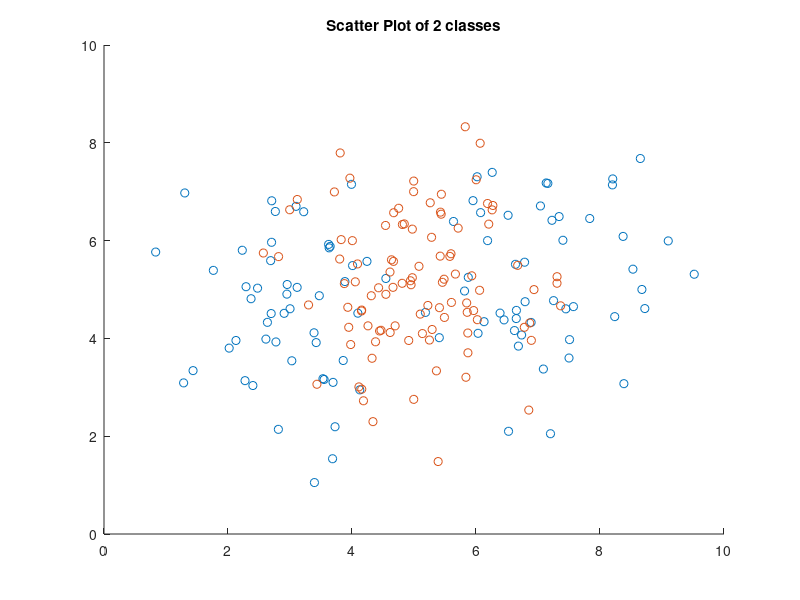

Write the MATLAB code that produced this figure. (Note: this script raises an error after producing the figure.)
clc;
clear;
close all;

% Load dataz
load1 = load('data_lvq_A.mat');
load2 = load('data_lvq_B.mat');

%Convert to matrix
data1mat = cell2mat(struct2cell(load1));
data2mat = cell2mat(struct2cell(load2));

% Add labels
class1 = zeros(200,1);
class2 = ones(200,1);

% Join data
fullData = [data1mat; data2mat];

numberOfClasses = 2;

% Scatter plot
figure
scatter(data1mat(:,1), data1mat(:,2));
hold on
scatter(data2mat(:,1), data2mat(:,2));
title('Scatter Plot of 2 classes');
hold on

% Class labels
class_labels = floor( (0:length(fullData)-1) * numberOfClasses / length(fullData) );

% Calculate the class conditional means and fullData mean
class1mean = mean(data1mat);
class2mean = mean(data2mat);
fullDataMean = mean(fullData);

%Prepare prototypes for question 1 - 4
prototype1 = class1mean + randn(size(class1mean));
prototype2 = class1mean + randn(size(class1mean));
prototype3 = class2mean + randn(size(class2mean));

% Vectorize
prototypes = [prototype1 0; prototype2 0; prototype3 1];

%Plot for question 4
myLVQ1(fullData,prototypes,class_labels,0.01,1);
legend('Class 1','Class 2','Prototype 1','Prototype 2','Prototype 3')

figure
myLVQ1(fullData,prototypes,class_labels,0.01,2);
title('Number of Epochs vs Error');


%Prepare prototypes lists question 5 - 7
%Init prototypes lists for plotting 4 different combinations of prototype per class
prototype_1to1 = [class1mean + randn(size(class1mean)) 0;class2mean + randn(size(class2mean)) 1];
prototype_1to2 = [fullDataMean + randn(size(fullDataMean)) 1];
prototype_2to1 = [class1mean + randn(size(class1mean)) 0;class1mean + randn(size(class1mean)) 0;class2mean + randn(size(class2mean)) 1;class2mean + randn(size(class2mean)) 1];
prototype_2to2 = [class1mean + randn(size(class1mean)) 0;class2mean + randn(size(class2mean)) 1];


%Scatter plot the result of 4 combinations of prototypes for question 6
figure
subplot(2,2,1)
scatter(data1mat(:,1), data1mat(:,2));
hold on
scatter(data2mat(:,1), data2mat(:,2));
title('Scatter Plot of 1to1');
hold on
myLVQ1(fullData,prototype_1to1,class_labels,0.01,1);
legend('Class 1','Class 2','Prototype 1','Prototype 2')

subplot(2,2,2)
scatter(data1mat(:,1), data1mat(:,2));
hold on
scatter(data2mat(:,1), data2mat(:,2));
title('Scatter Plot of 1to2');
hold on
myLVQ1(fullData,prototype_1to2,class_labels,0.01,1,200);
legend('Class 1','Class 2','Prototype 1')

subplot(2,2,3)
scatter(data1mat(:,1), data1mat(:,2));
hold on
scatter(data2mat(:,1), data2mat(:,2));
title('Scatter Plot of 2to1');
hold on
myLVQ1(fullData,prototype_2to1,class_labels,0.01,1);
legend('Class 1','Class 2','Prototype 1','Prototype 2','Prototype 3','Prototype 4')

subplot(2,2,4)
scatter(data1mat(:,1), data1mat(:,2));
hold on
scatter(data2mat(:,1), data2mat(:,2));
title('Scatter Plot of 2to2');
hold on
myLVQ1(fullData,prototype_2to2,class_labels,0.01,1);
legend('Class 1','Class 2','Prototype 1','Prototype 2')

%Error plot the result of 4 combinations of prototypes for question 5
figure
subplot(2,2,1)
title('Number of Epochs vs Error - 1to1');
hold on
myLVQ1(fullData,prototype_1to1,class_labels,0.01,2);

subplot(2,2,2)
title('Number of Epochs vs Error - 1to2');
hold on
myLVQ1(fullData,prototype_1to2,class_labels,0.01,2,200);

subplot(2,2,3)
title('Number of Epochs vs Error - 2to1');
hold on
myLVQ1(fullData,prototype_2to1,class_labels,0.01,2);

subplot(2,2,4)
title('Number of Epochs vs Error - 2to2');
hold on
myLVQ1(fullData,prototype_2to2,class_labels,0.01,2);